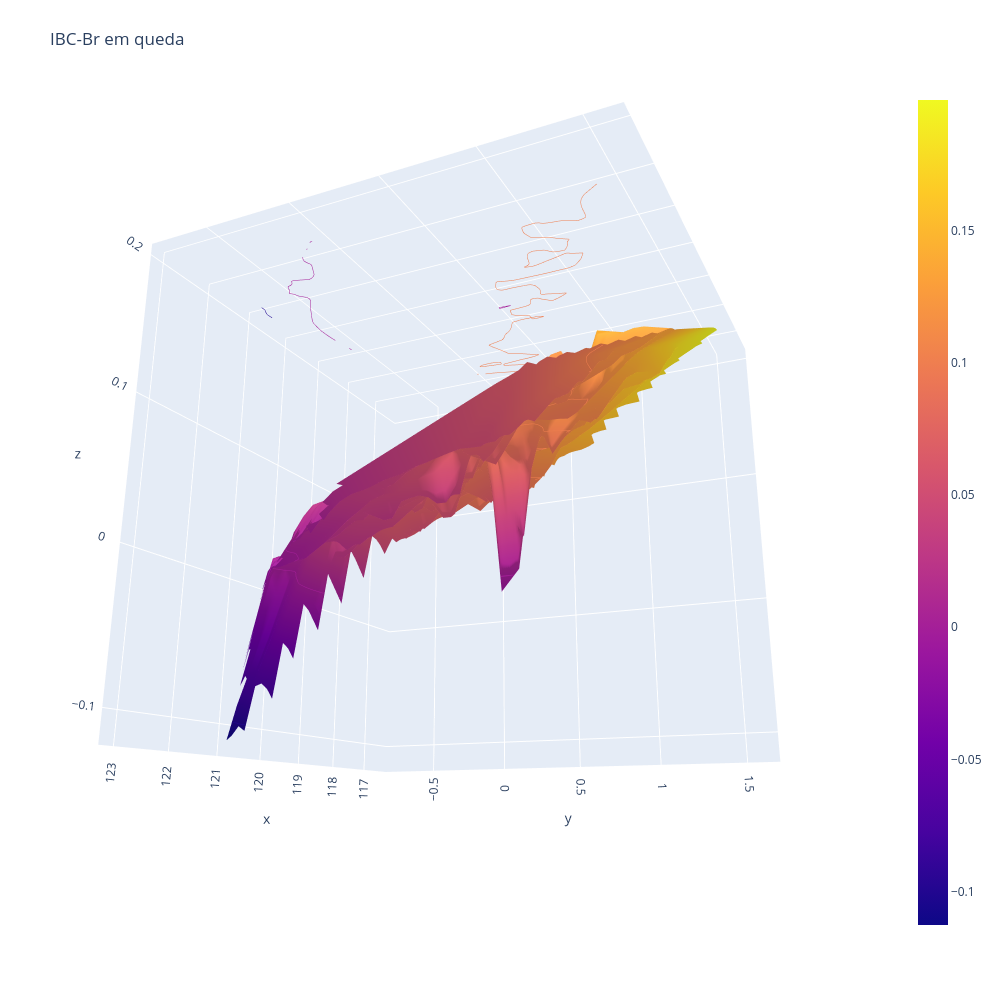

This figure's notebook cell:
### Code cell
plot_surface(df_ibclow_t['IBC-Br'], df_ibclow_t['BETA'], ibclow_t_list[0], 'IBC-Br em queda')

### Figure 1 — Plotly figure (JSON) as saved in the notebook; plotly's stock layout.template omitted (floating-point values rounded to 4 significant figures; data arrays with more than 128 entries replaced by an {"elided": "..."} marker saying what was removed)
{"data": [{"contours": {"z": {"highlightcolor": "limegreen", "project": {"z": true}, "show": true, "usecolormap": true}}, "type": "surface", "x": {"elided": "50x50 float values"}, "y": {"elided": "50x50 float values"}, "z": {"elided": "50x50 float values"}}], "layout": {"autosize": false, "height": 1000, "margin": {"b": 65, "l": 65, "r": 50, "t": 90}, "scene": {"camera": {"eye": {"x": 1.87, "y": 0.88, "z": -0.64}}}, "title": {"text": "IBC-Br em queda"}, "width": 1000}}
